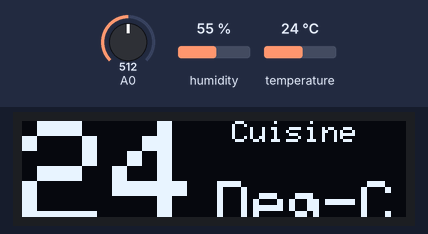
A sketch run on a simulated ESP8266 (NodeMCU). Parts: 128×32 one-colour display. The inputs (shaded band) are chosen by the test bench; at power-on: temperature 24 °C, A0 = 512, humidity 55 %. WiFi joins after 1.5 s; servers stay silent unless stated; the display library's start-up logo is not drawn; no MQTT or app messages arrive unless stated; what the sketch prints to the serial monitor is not drawn.

Above: at 2.8 s.
2.9 s: temperature set to 12 °C
At 12.5 s:
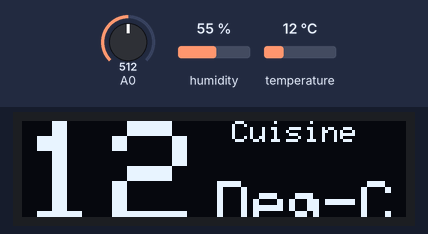
13.1 s: temperature set to 19 °C
At 22.8 s:
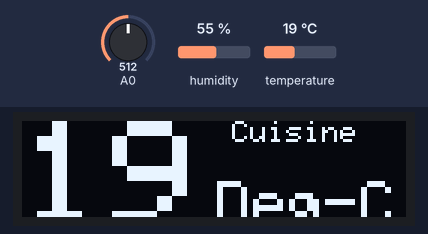
23.2 s: temperature set to 28 °C
At 33.1 s:
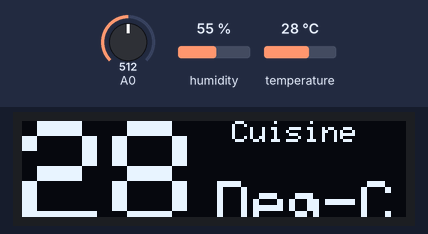
Timing chart, 0 to 34.6 s (numbered marks = the images above; inputs shaded):
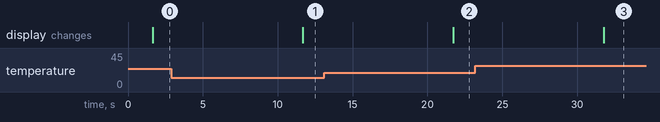

The sketch:

ESP8266_Temp_Monitor.ino
```cpp
// Libraries Temp
#include <ESP8266WiFi.h>
#include "Adafruit_MQTT.h"
#include "Adafruit_MQTT_Client.h"
#include "DHT.h"

// Battery Monitor
int battPin = 2;    // select the input pin for the potentiometer
int battValue = 0;  // variable to store the value coming from the sensor

// DHT 11 sensor
#define DHTPIN 0
#define DHTTYPE DHT11

// WiFi parameters
#include "Credentials.h"

// Adafruit IO
#define AIO_SERVER      "io.adafruit.com"
#define AIO_SERVERPORT  1883
#define AIO_USERNAME    "DiaLFonZo"
#define AIO_KEY         "bac7b089668d401094526564222370a5"

// Libraries OLED
#include <SPI.h>
#include <Wire.h>
#include <Adafruit_GFX.h>
#include <Adafruit_SSD1306.h>

#define OLED_RESET 3
Adafruit_SSD1306 display(OLED_RESET);

#if (SSD1306_LCDHEIGHT != 64)
#error("Height incorrect, please fix Adafruit_SSD1306.h!");
#endif

// DHT sensor
    DHT dht(DHTPIN, DHTTYPE, 15);

// Functions
    void connect();

// Create an ESP8266 WiFiClient class to connect to the MQTT server.
    WiFiClient client;

// Setup the MQTT client class by passing in the WiFi client and MQTT server and login details.
    Adafruit_MQTT_Client mqtt(&client, AIO_SERVER, AIO_SERVERPORT, AIO_USERNAME, AIO_KEY);

/****************************** Feeds ***************************************/
    Adafruit_MQTT_Publish temperature = Adafruit_MQTT_Publish(&mqtt, AIO_USERNAME "/feeds/temperature");
    Adafruit_MQTT_Publish humidity = Adafruit_MQTT_Publish(&mqtt, AIO_USERNAME "/feeds/humidity");
    Adafruit_MQTT_Publish heatindex = Adafruit_MQTT_Publish(&mqtt, AIO_USERNAME "/feeds/heatindex");
    Adafruit_MQTT_Publish battlevel = Adafruit_MQTT_Publish(&mqtt, AIO_USERNAME "/feeds/battlevel");

void setup() {

// Initiate the LCD and disply the Splash Screen
    display.begin(SSD1306_SWITCHCAPVCC, 0x3C);  // initialize with the I2C addr 0x3C (for the 128x32)
    //  display.ssd1306_command(SSD1306_SETCONTRAST);
    //  display.ssd1306_command(255); // Where c is a value from 0 to 255 (sets contrast e.g. brightness)
    display.display();

// Initiate sensor
    dht.begin();

// Initiate serial port
    Serial.begin(115200);

// Connect to WiFi access point.
    Serial.println(); Serial.println();
    delay(10);
    Serial.print(F("Connecting to "));
    Serial.println(WLAN_SSID);

    WiFi.begin(WLAN_SSID, WLAN_PASS);
    while (WiFi.status() != WL_CONNECTED) {
      delay(500);
      Serial.print(F("."));
    }
    Serial.println();

    Serial.println(F("WiFi connected"));
    Serial.println(F("IP address: "));
    Serial.println(WiFi.localIP());

// connect to adafruit io
    connect();
    display.clearDisplay();
}

void loop() {

// ping adafruit io a few times to make sure we remain connected
    if(! mqtt.ping(3)) {
      // reconnect to adafruit io
      if(! mqtt.connected())
        connect();
    }

// Grab the current state of the sensor
    int humidity_data = (int)dht.readHumidity();
    int temperature_data = (int)dht.readTemperature();
    int heatindex_data = dht.computeHeatIndex(temperature_data, humidity_data);
    battValue = analogRead(battPin);
    int battlevel_data = map(battValue, 0, 1023, 0, 100);  // map the value in point of ADC for now

// Publish data on io.adafruit.com
    if (! temperature.publish(temperature_data))
      Serial.println(F("Failed to publish temperature"));
    else
      Serial.println(F("Temperature published!"));

    if (! humidity.publish(humidity_data))
      Serial.println(F("Failed to publish humidity"));
    else
      Serial.println(F("Humidity published!"));

    if (! heatindex.publish(heatindex_data))
      Serial.println(F("Failed to publish relative temperature"));
    else
      Serial.println(F("Relative temperature published!"));

    if (! battlevel.publish(battlevel_data))
      Serial.println(F("Failed to publish battery level"));
    else
      Serial.println(F("Battery level published!"));

// Update OLED values
    display.clearDisplay();
    display.setTextColor(WHITE);
    display.setTextSize(5);
    display.setCursor(0,0);
    display.print(temperature_data);

    display.drawLine(0, 38, 128, 38, WHITE);
    display.drawLine(0, 43, 128, 43, WHITE);

    // Take the battery value and scale it into a graph bar for the OLED. Draw in between of the two lines
    int battGraph = map(battValue, 0, 1023, 0, 128);  // map the value in point of ADC for now
    display.drawLine(0, 39, battGraph, 39, WHITE);
    display.drawLine(0, 40, battGraph, 40, WHITE);
    display.drawLine(0, 41, battGraph, 41, WHITE);
    display.drawLine(0, 42, battGraph, 42, WHITE);

    display.setTextSize(1);
    display.setCursor(70,0);
    display.print("Cuisine");

    display.setTextSize(2);
    display.setCursor(65,20);
    display.print("Deg-C");

    display.setTextSize(1);
    display.setCursor(0,56);
    display.print("Ressentie:");
    display.setCursor(65,56);
    display.print(heatindex_data);
    display.setCursor(80,56);
    display.print("Deg-C");
    display.setCursor(0,46);
    display.print("Humidite:");
    display.setCursor(65,46);
    display.print(humidity_data);
    display.setCursor(80,46);
    display.print("%");

    display.display();

  // Repeat every 10 seconds
  delay(10000);

}

// connect to adafruit io via MQTT
void connect() {

  Serial.print(F("Connecting to Adafruit IO... "));

  int8_t ret;

  while ((ret = mqtt.connect()) != 0) {

    switch (ret) {
      case 1: Serial.println(F("Wrong protocol")); break;
      case 2: Serial.println(F("ID rejected")); break;
      case 3: Serial.println(F("Server unavail")); break;
      case 4: Serial.println(F("Bad user/pass")); break;
      case 5: Serial.println(F("Not authed")); break;
      case 6: Serial.println(F("Failed to subscribe")); break;
      default: Serial.println(F("Connection failed")); break;
    }

    if(ret >= 0)
      mqtt.disconnect();

    Serial.println(F("Retrying connection..."));
    delay(5000);

  }

  Serial.println(F("Adafruit IO Connected!"));

}
```

Credentials.h
```cpp
#ifndef __CREDENTIALS_H__
#define __CREDENTIALS_H__

  // Wifi parameters
  char WLAN_PASS[]   	  = "Insert WLAN Password";
  char WLAN_SSID[]   	  = "Insert WLAN SSID";

#endif
```

Measured:
- after the input at 2.9 s, the display: changes after 8.8 s (image 1)
- after the input at 13.1 s, the display: changes after 8.6 s (image 2)
- after the input at 23.2 s, the display: changes after 8.6 s (image 3)
